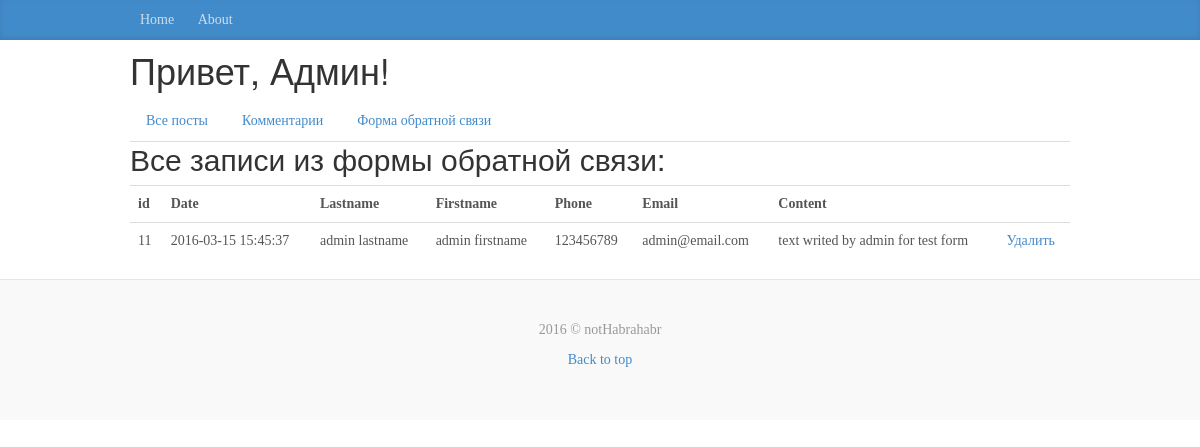
/admin/index.php?action=forma, run on the app's committed database.
### tables this page shows
CREATE TABLE `form` (
  `id` int(11) NOT NULL,
  `date` text NOT NULL,
  `lastname` varchar(255) NOT NULL,
  `firstname` varchar(255) NOT NULL,
  `phone` int(20) NOT NULL,
  `email` text NOT NULL,
  `content` longtext NOT NULL
);

### models/articles.php (called while the page is built, shortened)
<?php
function forma_all($link)
{
    $query = "SELECT * FROM form ORDER BY id DESC";
    $result = mysqli_query($link, $query);
    $n = mysqli_num_rows($result);
    $articles = array();
    for($i=0; $i<$n; $i++) {
        $row = mysqli_fetch_assoc($result);
        $articles[] = $row;
    }
    return $articles;
}

### templates/admin/form_admin.php (the view)
<?php require('header_admin.php') ?>
    <h2>Все записи из формы обратной связи:</h2>
    <div class="tab-pane active">
        <table class="table table-hover">
            <tr>
                <th>id</th>
                <th>Date</th>
                <th>Lastname</th>
                <th>Firstname</th>
                <th>Phone</th>
                <th>Email</th>
                <th>Content</th>
                <th></th>
            </tr>
            <?php foreach($articles as $a): ?>
                <tr>
                    <td><?=$a['id']?></td>
                    <td><?=$a['date']?></td>
                    <td><?=$a['lastname']?></td>
                    <td><?=$a['firstname']?></td>
                    <td><?=$a['phone']?></td>
                    <td><?=$a['email']?></td>
                    <td><?=$a['content']?></td>
                    <td><a href="index.php?action=form_delete&id=<?=$a['id']?>">Удалить</a></td>
                </tr>
            <?php endforeach ?>
        </table>
    </div>
<?php require('footer_admin.php') ?>

### static/content/blog.css (style rules this page uses)
h1, .h1, h2, .h2, h3, .h3, h4, .h4, h5, .h5, h6, .h6 { margin-top: 0; font-family: "Helvetica Neue", Helvetica, Arial, sans-serif; font-weight: normal; color: #333; }

### data on the page
form: id "11", date "2016-03-15 15:45:37", lastname "admin lastname", firstname "admin firstname", phone "123456789", email "admin@email.com", content "text writed by admin for test form"
